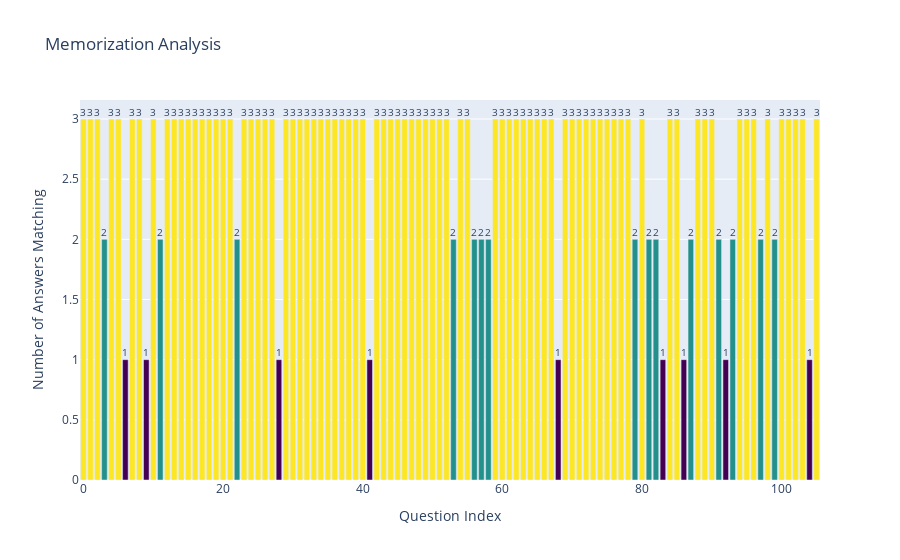

This figure's notebook cell:
### Code cell
import plotly.graph_objs as go

# Calculate the number of matches for each question
combined_df['memorization_count'] = combined_df[['demographic_rephrase_1_answer', 'demographic_rephrase_2_answer', 'demographic_rephrase_0_answer']].apply(lambda x: sum(x == x[0]), axis=1)

# Create a bar chart
bar_trace = go.Bar(x=combined_df.index,
                   y=combined_df['memorization_count'],
                   marker=dict(color=combined_df['memorization_count'], colorscale='Viridis'),
                   hoverinfo='y',
                   text=combined_df['memorization_count'],
                   textposition='outside')

# Create the layout
layout = go.Layout(title='Memorization Analysis',
                   xaxis=dict(title='Question Index'),
                   yaxis=dict(title='Number of Answers Matching'),
                   hovermode='closest')

# Create the figure
fig = go.Figure(data=[bar_trace], layout=layout)

# Show the interactive plot
fig.show()

### Figure 1 — Plotly figure (JSON) as saved in the notebook; plotly's stock layout.template omitted (floating-point values rounded to 4 significant figures)
{"data": [{"hoverinfo": "y", "marker": {"color": [3, 3, 3, 2, 3, 3, 1, 3, 3, 1, 3, 2, 3, 3, 3, 3, 3, 3, 3, 3, 3, 3, 2, 3, 3, 3, 3, 3, 1, 3, 3, 3, 3, 3, 3, 3, 3, 3, 3, 3, 3, 1, 3, 3, 3, 3, 3, 3, 3, 3, 3, 3, 3, 2, 3, 3, 2, 2, 2, 3, 3, 3, 3, 3, 3, 3, 3, 3, 1, 3, 3, 3, 3, 3, 3, 3, 3, 3, 3, 2, 3, 2, 2, 1, 3, 3, 1, 2, 3, 3, 3, 2, 1, 2, 3, 3, 3, 2, 3, 2, 3, 3, 3, 3, 1, 3], "colorscale": [[0, "#440154"], [0.1111, "#482878"], [0.2222, "#3e4989"], [0.3333, "#31688e"], [0.4444, "#26828e"], [0.5556, "#1f9e89"], [0.6667, "#35b779"], [0.7778, "#6ece58"], [0.8889, "#b5de2b"], [1, "#fde725"]]}, "text": [3, 3, 3, 2, 3, 3, 1, 3, 3, 1, 3, 2, 3, 3, 3, 3, 3, 3, 3, 3, 3, 3, 2, 3, 3, 3, 3, 3, 1, 3, 3, 3, 3, 3, 3, 3, 3, 3, 3, 3, 3, 1, 3, 3, 3, 3, 3, 3, 3, 3, 3, 3, 3, 2, 3, 3, 2, 2, 2, 3, 3, 3, 3, 3, 3, 3, 3, 3, 1, 3, 3, 3, 3, 3, 3, 3, 3, 3, 3, 2, 3, 2, 2, 1, 3, 3, 1, 2, 3, 3, 3, 2, 1, 2, 3, 3, 3, 2, 3, 2, 3, 3, 3, 3, 1, 3], "textposition": "outside", "type": "bar", "x": [0, 1, 2, 3, 4, 5, 6, 7, 8, 9, 10, 11, 12, 13, 14, 15, 16, 17, 18, 19, 20, 21, 22, 23, 24, 25, 26, 27, 28, 29, 30, 31, 32, 33, 34, 35, 36, 37, 38, 39, 40, 41, 42, 43, 44, 45, 46, 47, 48, 49, 50, 51, 52, 53, 54, 55, 56, 57, 58, 59, 60, 61, 62, 63, 64, 65, 66, 67, 68, 69, 70, 71, 72, 73, 74, 75, 76, 77, 78, 79, 80, 81, 82, 83, 84, 85, 86, 87, 88, 89, 90, 91, 92, 93, 94, 95, 96, 97, 98, 99, 100, 101, 102, 103, 104, 105], "y": [3, 3, 3, 2, 3, 3, 1, 3, 3, 1, 3, 2, 3, 3, 3, 3, 3, 3, 3, 3, 3, 3, 2, 3, 3, 3, 3, 3, 1, 3, 3, 3, 3, 3, 3, 3, 3, 3, 3, 3, 3, 1, 3, 3, 3, 3, 3, 3, 3, 3, 3, 3, 3, 2, 3, 3, 2, 2, 2, 3, 3, 3, 3, 3, 3, 3, 3, 3, 1, 3, 3, 3, 3, 3, 3, 3, 3, 3, 3, 2, 3, 2, 2, 1, 3, 3, 1, 2, 3, 3, 3, 2, 1, 2, 3, 3, 3, 2, 3, 2, 3, 3, 3, 3, 1, 3]}], "layout": {"hovermode": "closest", "title": {"text": "Memorization Analysis"}, "xaxis": {"title": {"text": "Question Index"}}, "yaxis": {"title": {"text": "Number of Answers Matching"}}}}
